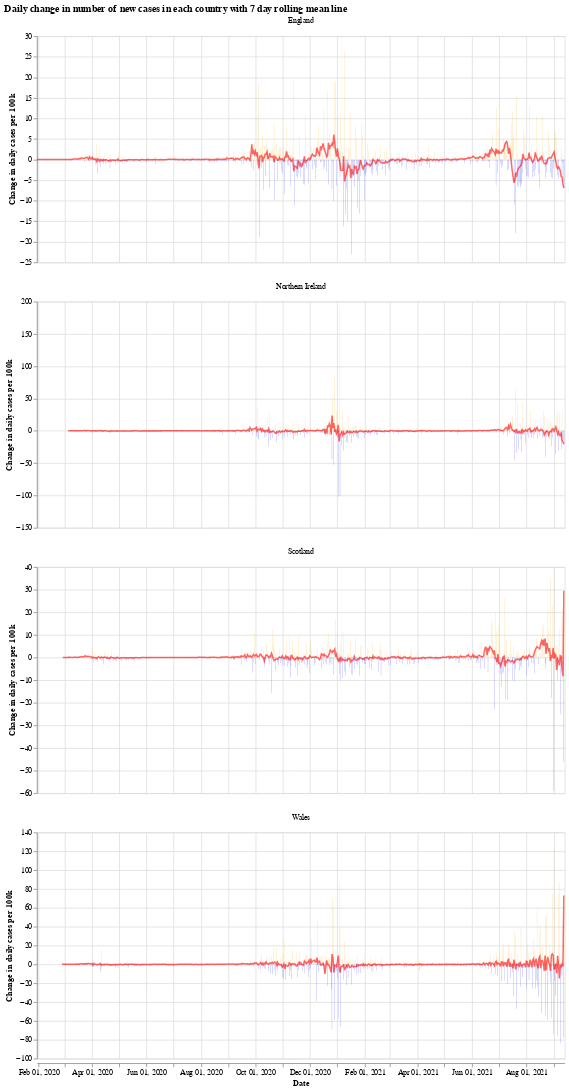

The notebook cell this image was saved under:
### Markdown cell above
We will use the Python library `Altair` for visualising the data, see the [altair docs](https://altair-viz.github.io/) for more information.

First we have a graph which shows the daily change in the number of new cases for each country. This number jumps up and down all over the place, which is likely due to delay in reporting of new cases over the weekend. Another interesting thing is that it looks like the daily cases in Wales experienced a much shorter period of calm over the summer (calm in the sense of daily cases not jumping up and down).

The orange bars are days when the number of new cases (per 100k population) was more than the previous day, while the blue are days when the number of new cases dropped. The red line is the 7 day moving average. 

When the moving average line is below 0, it means that there is a consistent drop in new cases. We can see this clearly happening around the times that lockdowns were introduced (though, to varying degrees). I will update the graphs soon with a marker of when each lockdown started.

### Code cell
# collapse
import altair as alt

bars = alt.Chart(uk_cases).mark_bar().encode(
    x=alt.X("yearmonthdate(date):T", axis=alt.Axis(title='Date')),
    y=alt.Y("casesChangeRate:Q", axis=alt.Axis(title='Change in daily cases per 100k')),
    tooltip='casesChange',
    color=alt.condition(
        alt.datum.casesChangeRate > 0,
        alt.value("orange"),  # The positive color
        alt.value("blue")  # The negative color
    )
).properties(title='Daily change in number of new cases with 7 day rolling mean',width=700).interactive()

line = alt.Chart(uk_cases).mark_line(
    color='red',
    size=2,
    opacity=0.6
).transform_window(
    rolling_mean='mean(casesChangeRate)',
    frame=[0, 7],
    groupby=['areaName']
).encode(
    x='yearmonthdate(date):T',
    y='rolling_mean:Q'
)

alt.layer(bars, line, data=uk_cases).facet(alt.Column(
    'areaName', title=''), columns=1).resolve_scale(y='independent').properties(title='Daily change in number of new cases in each country with 7 day rolling mean line')

### Figure 1 — Vega-Lite specification as saved in the notebook (floating-point values rounded to 4 significant figures; data arrays with more than 128 entries replaced by an {"elided": "..."} marker saying what was removed)
{"config": {"view": {"continuousWidth": 400, "continuousHeight": 300}}, "data": {"name": "data-61b5e5660b073fd58f1cd594d511a6e9"}, "facet": {"type": "nominal", "field": "areaName", "title": ""}, "spec": {"layer": [{"mark": "bar", "encoding": {"color": {"condition": {"value": "orange", "test": "(datum.casesChangeRate > 0)"}, "value": "blue"}, "tooltip": {"type": "quantitative", "field": "casesChange"}, "x": {"type": "temporal", "axis": {"title": "Date"}, "field": "date", "timeUnit": "yearmonthdate"}, "y": {"type": "quantitative", "axis": {"title": "Change in daily cases per 100k"}, "field": "casesChangeRate"}}, "selection": {"selector001": {"type": "interval", "bind": "scales", "encodings": ["x", "y"]}}, "title": "Daily change in number of new cases with 7 day rolling mean", "width": 700}, {"mark": {"type": "line", "color": "red", "opacity": 0.6, "size": 2}, "encoding": {"x": {"type": "temporal", "field": "date", "timeUnit": "yearmonthdate"}, "y": {"type": "quantitative", "field": "rolling_mean"}}, "transform": [{"window": [{"op": "mean", "field": "casesChangeRate", "as": "rolling_mean"}], "frame": [0, 7], "groupby": ["areaName"]}]}]}, "columns": 1, "resolve": {"scale": {"y": "independent"}}, "title": "Daily change in number of new cases in each country with 7 day rolling mean line", "$schema": "https://vega.github.io/schema/vega-lite/v4.8.1.json", "datasets": {"data-61b5e5660b073fd58f1cd594d511a6e9": {"elided": "2276 records"}}}
